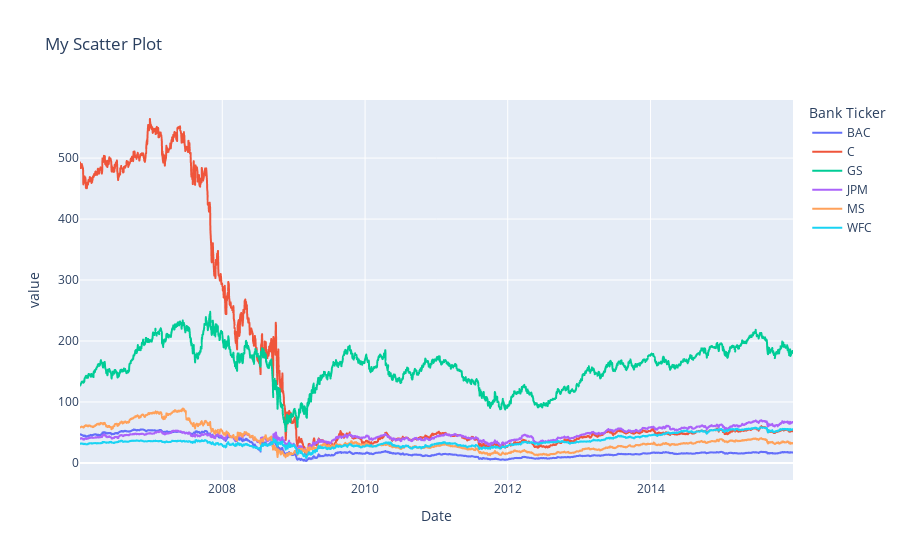

The cell this chart's notebook holds for it:
### Markdown cell above
** Create a line plot showing Close price for each bank for the entire index of time. (Hint: Try using a for loop, or use [.xs](http://pandas.pydata.org/pandas-docs/stable/generated/pandas.DataFrame.xs.html) to get a cross section of the data.)**

### Code cell
cross_section = bank_stocks.xs(key='Close', axis=1, level='Stock Info')
fig = px.line(cross_section, color= 'Bank Ticker', title="My Scatter Plot")

# Display the plot
fig.show()

### Figure 1 — Plotly figure (JSON) as saved in the notebook; plotly's stock layout.template omitted (floating-point values rounded to 4 significant figures; data arrays with more than 128 entries replaced by an {"elided": "..."} marker saying what was removed)
{"data": [{"hovertemplate": "Bank Ticker=BAC<br>Date=%{x}<br>value=%{y}<extra></extra>", "legendgroup": "BAC", "line": {"color": "#636efa", "dash": "solid"}, "marker": {"symbol": "circle"}, "mode": "lines", "name": "BAC", "showlegend": true, "type": "scattergl", "x": {"elided": "2517 str values"}, "xaxis": "x", "y": {"elided": "2517 float values"}, "yaxis": "y"}, {"hovertemplate": "Bank Ticker=C<br>Date=%{x}<br>value=%{y}<extra></extra>", "legendgroup": "C", "line": {"color": "#EF553B", "dash": "solid"}, "marker": {"symbol": "circle"}, "mode": "lines", "name": "C", "showlegend": true, "type": "scattergl", "x": {"elided": "2517 str values"}, "xaxis": "x", "y": {"elided": "2517 float values"}, "yaxis": "y"}, {"hovertemplate": "Bank Ticker=GS<br>Date=%{x}<br>value=%{y}<extra></extra>", "legendgroup": "GS", "line": {"color": "#00cc96", "dash": "solid"}, "marker": {"symbol": "circle"}, "mode": "lines", "name": "GS", "showlegend": true, "type": "scattergl", "x": {"elided": "2517 str values"}, "xaxis": "x", "y": {"elided": "2517 float values"}, "yaxis": "y"}, {"hovertemplate": "Bank Ticker=JPM<br>Date=%{x}<br>value=%{y}<extra></extra>", "legendgroup": "JPM", "line": {"color": "#ab63fa", "dash": "solid"}, "marker": {"symbol": "circle"}, "mode": "lines", "name": "JPM", "showlegend": true, "type": "scattergl", "x": {"elided": "2517 str values"}, "xaxis": "x", "y": {"elided": "2517 float values"}, "yaxis": "y"}, {"hovertemplate": "Bank Ticker=MS<br>Date=%{x}<br>value=%{y}<extra></extra>", "legendgroup": "MS", "line": {"color": "#FFA15A", "dash": "solid"}, "marker": {"symbol": "circle"}, "mode": "lines", "name": "MS", "showlegend": true, "type": "scattergl", "x": {"elided": "2517 str values"}, "xaxis": "x", "y": {"elided": "2517 float values"}, "yaxis": "y"}, {"hovertemplate": "Bank Ticker=WFC<br>Date=%{x}<br>value=%{y}<extra></extra>", "legendgroup": "WFC", "line": {"color": "#19d3f3", "dash": "solid"}, "marker": {"symbol": "circle"}, "mode": "lines", "name": "WFC", "showlegend": true, "type": "scattergl", "x": {"elided": "2517 str values"}, "xaxis": "x", "y": {"elided": "2517 float values"}, "yaxis": "y"}], "layout": {"legend": {"title": {"text": "Bank Ticker"}, "tracegroupgap": 0}, "title": {"text": "My Scatter Plot"}, "xaxis": {"anchor": "y", "domain": [0, 1], "title": {"text": "Date"}}, "yaxis": {"anchor": "x", "domain": [0, 1], "title": {"text": "value"}}}}
